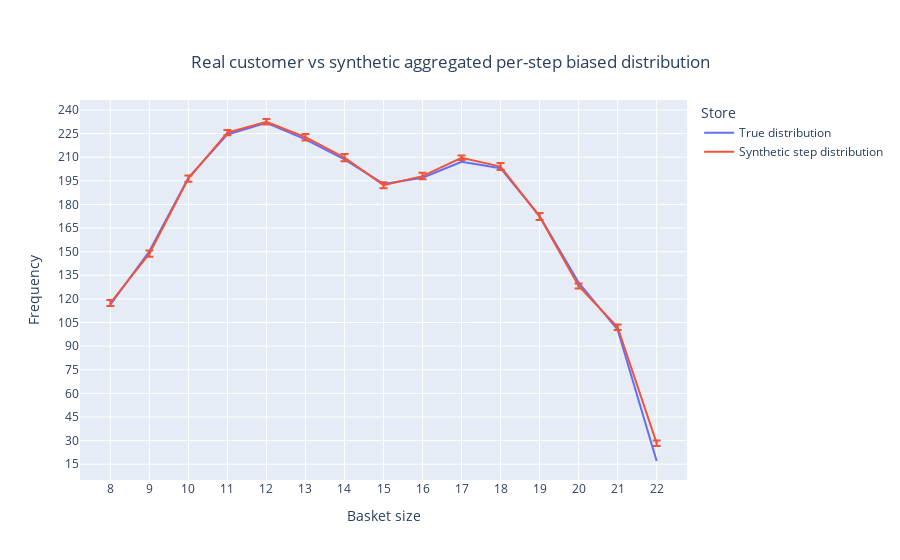

The notebook cell saved with this chart:
### Code cell
sigma = 0.4
n_runs = 30

df = read_input_df()
df_step_out = generate_multiple_customers_dist(n_runs, sigma)
df_full = aggregate_runs(df_step_out, df)
fig = plot_distributions(df_full)
fig.show()

### Figure 1 — Plotly figure (JSON) as saved in the notebook; plotly's stock layout.template omitted (floating-point values rounded to 4 significant figures)
{"data": [{"mode": "lines", "name": "True distribution", "type": "scatter", "x": [8, 9, 10, 11, 12, 13, 14, 15, 16, 17, 18, 19, 20, 21, 22], "y": [116.4, 150.2, 196.9, 224.5, 231.8, 221.4, 208.6, 193.0, 197.0, 207.0, 203.0, 172.6, 130.4, 100.4, 17.05]}, {"error_y": {"array": [1.96, 2.004, 2.044, 1.674, 1.731, 2.097, 2.296, 1.936, 2.066, 1.482, 2.229, 2.227, 1.53, 1.746, 1.725], "arrayminus": [1.96, 2.004, 2.044, 1.674, 1.731, 2.097, 2.296, 1.936, 2.066, 1.482, 2.229, 2.227, 1.53, 1.746, 1.725], "symmetric": false, "type": "data"}, "mode": "lines", "name": "Synthetic step distribution", "type": "scatter", "x": [8, 9, 10, 11, 12, 13, 14, 15, 16, 17, 18, 19, 20, 21, 22], "y": [117.4, 148.8, 196.4, 225.6, 232.5, 222.7, 209.8, 192.2, 198.0, 209.7, 204.0, 172.4, 128.2, 102.0, 28.37]}], "layout": {"legend": {"title": {"text": "Store"}}, "title": {"text": "Real customer vs synthetic aggregated per-step biased distribution", "x": 0.5, "xanchor": "center", "y": 0.9, "yanchor": "top"}, "xaxis": {"dtick": 1, "tick0": 0, "tickmode": "linear", "title": {"text": "Basket size"}}, "yaxis": {"dtick": 15, "tick0": 0, "tickmode": "linear", "title": {"text": "Frequency"}}}}
